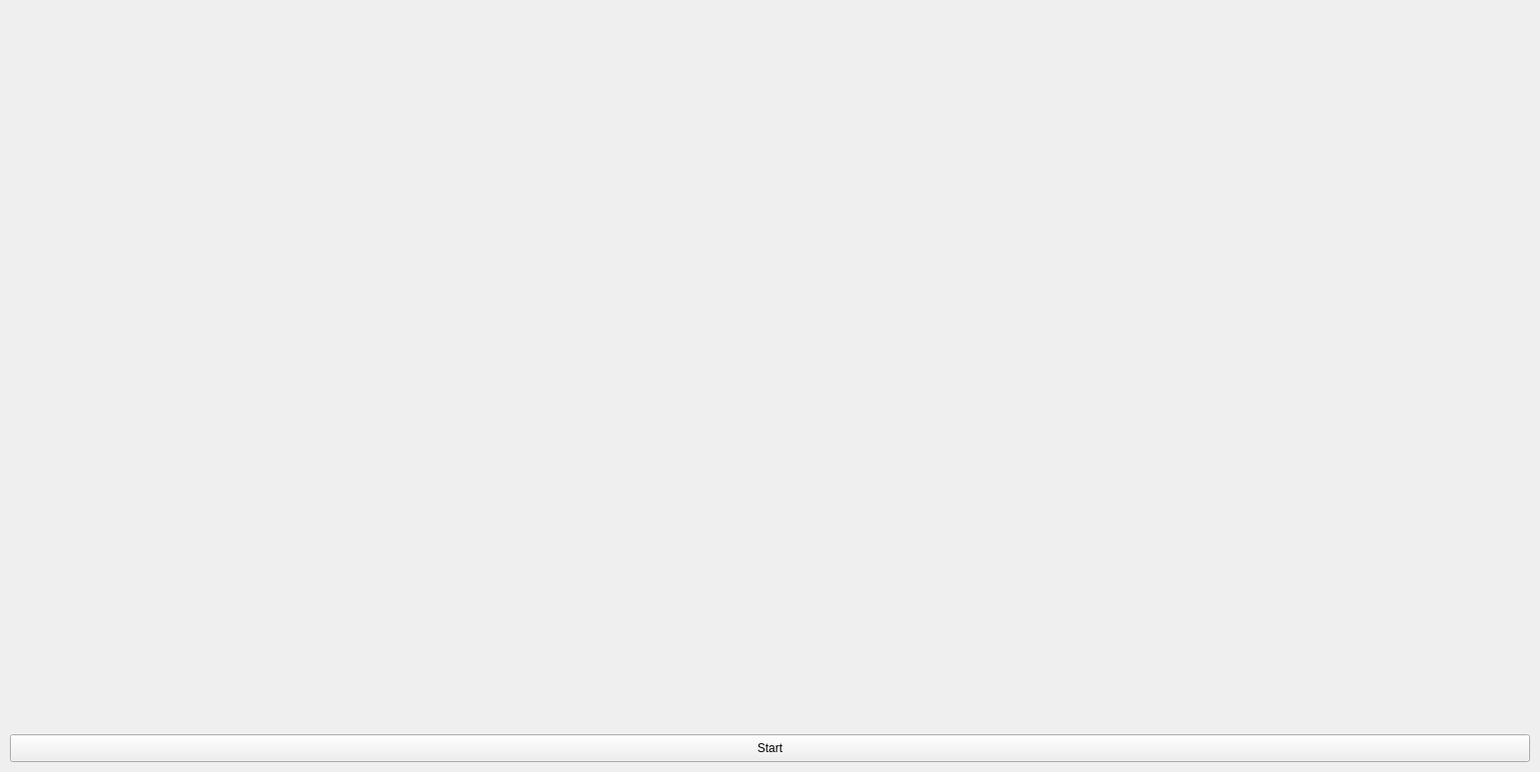
<?xml version="1.0" encoding="UTF-8"?>
<ui version="4.0">
 <class>Form</class>
 <widget class="QWidget" name="Form">
  <property name="geometry">
   <rect>
    <x>0</x>
    <y>0</y>
    <width>1551</width>
    <height>778</height>
   </rect>
  </property>
  <property name="windowTitle">
   <string>Cam view</string>
  </property>
  <widget class="QLabel" name="label_1">
   <property name="geometry">
    <rect>
     <x>1300</x>
     <y>10</y>
     <width>241</width>
     <height>136</height>
    </rect>
   </property>
   <property name="text">
    <string/>
   </property>
   <property name="pixmap">
    <pixmap>../demo/image/person.png</pixmap>
   </property>
   <property name="scaledContents">
    <bool>true</bool>
   </property>
  </widget>
  <widget class="QLabel" name="label_2">
   <property name="geometry">
    <rect>
     <x>1300</x>
     <y>156</y>
     <width>241</width>
     <height>136</height>
    </rect>
   </property>
   <property name="text">
    <string/>
   </property>
   <property name="pixmap">
    <pixmap>../demo/image/person.png</pixmap>
   </property>
   <property name="scaledContents">
    <bool>true</bool>
   </property>
  </widget>
  <widget class="QLabel" name="label_3">
   <property name="geometry">
    <rect>
     <x>1300</x>
     <y>448</y>
     <width>241</width>
     <height>136</height>
    </rect>
   </property>
   <property name="text">
    <string/>
   </property>
   <property name="pixmap">
    <pixmap>../demo/image/person.png</pixmap>
   </property>
   <property name="scaledContents">
    <bool>true</bool>
   </property>
  </widget>
  <widget class="QLabel" name="label_4">
   <property name="geometry">
    <rect>
     <x>1300</x>
     <y>302</y>
     <width>241</width>
     <height>136</height>
    </rect>
   </property>
   <property name="text">
    <string/>
   </property>
   <property name="pixmap">
    <pixmap>../demo/image/person.png</pixmap>
   </property>
   <property name="scaledContents">
    <bool>true</bool>
   </property>
  </widget>
  <widget class="QLabel" name="label_5">
   <property name="geometry">
    <rect>
     <x>1300</x>
     <y>594</y>
     <width>241</width>
     <height>136</height>
    </rect>
   </property>
   <property name="text">
    <string/>
   </property>
   <property name="pixmap">
    <pixmap>../demo/image/person.png</pixmap>
   </property>
   <property name="scaledContents">
    <bool>true</bool>
   </property>
  </widget>
  <widget class="QLabel" name="image_label">
   <property name="geometry">
    <rect>
     <x>10</x>
     <y>10</y>
     <width>1280</width>
     <height>720</height>
    </rect>
   </property>
   <property name="text">
    <string/>
   </property>
   <property name="pixmap">
    <pixmap>../demo/image/camera.png</pixmap>
   </property>
   <property name="scaledContents">
    <bool>true</bool>
   </property>
  </widget>
  <widget class="QPushButton" name="control_bt">
   <property name="geometry">
    <rect>
     <x>10</x>
     <y>740</y>
     <width>1531</width>
     <height>28</height>
    </rect>
   </property>
   <property name="text">
    <string>Start</string>
   </property>
  </widget>
 </widget>
 <resources/>
 <connections/>
</ui>
